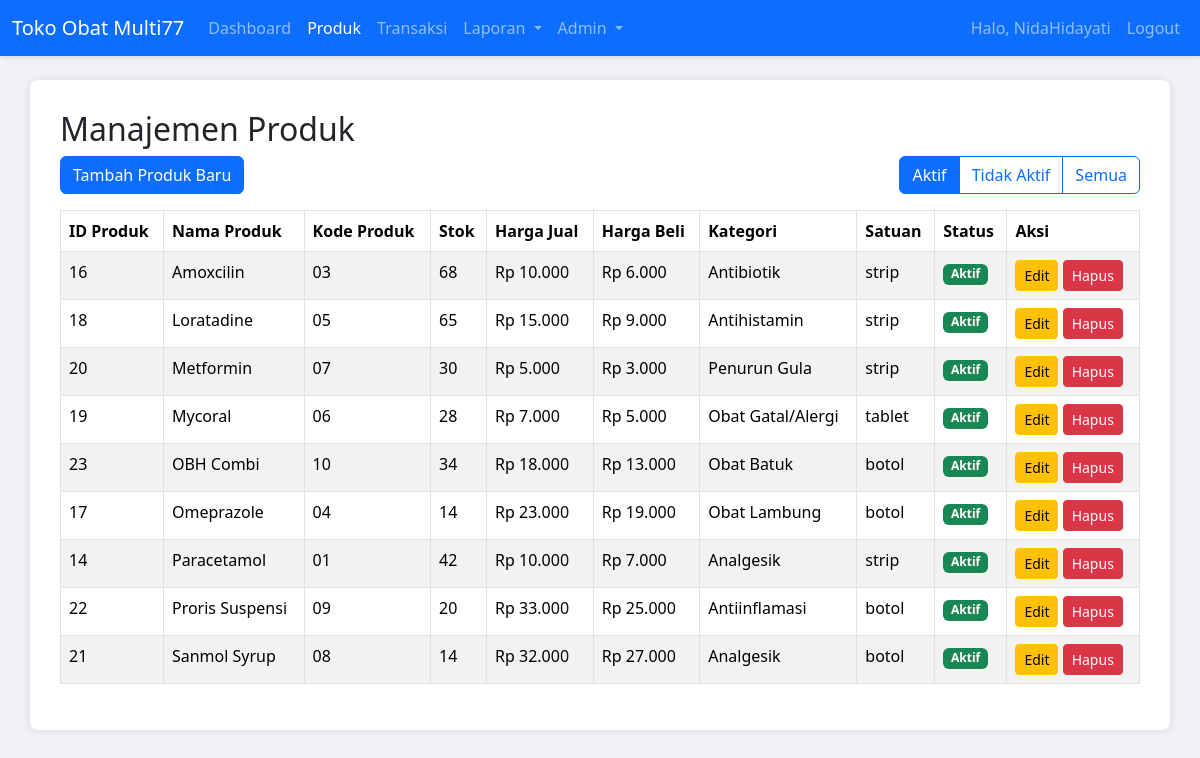
Screenshot of /products.php (signed in) with the database file from the repository.
### tables this page shows
CREATE TABLE `products` (
  `product_id` int(11) NOT NULL,
  `product_name` varchar(255) NOT NULL,
  `category_id` int(11) NOT NULL,
  `product_price` decimal(10,2) DEFAULT NULL,
  `product_stock` int(11) DEFAULT NULL,
  `unit_id` int(11) NOT NULL,
  `created_by` int(11) DEFAULT NULL,
  `is_active` tinyint(1) NOT NULL DEFAULT 1,
  `updated_by` int(11) DEFAULT NULL,
  `supplier_id` int(11) DEFAULT NULL,
  `selling_price` decimal(10,2) NOT NULL,
  `min_stock` int(11) DEFAULT 10,
  `expiration_date` date DEFAULT NULL,
  `created_at` timestamp NOT NULL DEFAULT current_timestamp(),
  `updated_at` timestamp NOT NULL DEFAULT current_timestamp() ON UPDATE current_timestamp(),
  `image` varchar(255) DEFAULT NULL,
  `product_purchase_price` decimal(10,2) DEFAULT 0.00,
  `product_code` varchar(20) DEFAULT NULL,
  `product_description` text DEFAULT NULL
);

CREATE TABLE `categories` (
  `category_id` int(11) NOT NULL,
  `category_name` varchar(100) NOT NULL,
  `description` text DEFAULT NULL,
  `created_at` timestamp NOT NULL DEFAULT current_timestamp(),
  `updated_at` timestamp NOT NULL DEFAULT current_timestamp() ON UPDATE current_timestamp()
);

CREATE TABLE `units` (
  `unit_id` int(11) NOT NULL,
  `unit_name` varchar(50) NOT NULL,
  `description` text DEFAULT NULL,
  `created_at` timestamp NOT NULL DEFAULT current_timestamp(),
  `updated_at` timestamp NOT NULL DEFAULT current_timestamp() ON UPDATE current_timestamp()
);

### products.php (the view, shortened to what this page needs)
<?php
require_once 'config/database.php';
$status_filter = $_GET['status'] ?? 'active';
$where_clause = "";
if ($status_filter == 'active') {
    $where_clause = " WHERE p.is_active = 1";
} elseif ($status_filter == 'inactive') {
    $where_clause = " WHERE p.is_active = 0";
}
$sql = "SELECT p.*, c.category_name, u.unit_name
        FROM products p
        LEFT JOIN categories c ON p.category_id = c.category_id
        LEFT JOIN units u ON p.unit_id = u.unit_id
        $where_clause
        ORDER BY p.product_name ASC";
$result = $conn->query($sql);
?>
<!DOCTYPE html>
<html lang="en">
<head>
    <link href="https://cdn.jsdelivr.net/npm/bootstrap@5.3.3/dist/css/bootstrap.min.css" rel="stylesheet">
</head>
<body>
    <nav class="navbar navbar-expand-lg navbar-dark bg-primary">
        <div class="container-fluid">
            <a class="navbar-brand" href="dashboard.php">Toko Obat Multi77</a>
            <div class="collapse navbar-collapse" id="navbarNav">
                <ul class="navbar-nav me-auto mb-2 mb-lg-0">
                    <li class="nav-item">
                        <a class="nav-link" href="dashboard.php">Dashboard</a>
                    </li>
                    <li class="nav-item">
                        <a class="nav-link active" aria-current="page" href="products.php">Produk</a>
                    </li>
                    <li class="nav-item">
                        <a class="nav-link" href="transactions.php">Transaksi</a>
                    </li>
                    <li class="nav-item dropdown">
                        <a class="nav-link dropdown-toggle" href="#" id="reportsDropdown" role="button" data-bs-toggle="dropdown" aria-expanded="false">
                            Laporan
                        </a>
                    </li>
                    <?php if (isset($_SESSION['role_id']) && $_SESSION['role_id'] == 1): ?>
                    <li class="nav-item dropdown">
                        <a class="nav-link dropdown-toggle" href="#" id="navbarAdminDropdown" role="button" data-bs-toggle="dropdown" aria-expanded="false">
                            Admin
                        </a>
                    </li>
                    <?php endif; ?>
                </ul>
                <ul class="navbar-nav">
                    <li class="nav-item">
                        <a class="nav-link" href="#">Halo, <?php echo htmlspecialchars($_SESSION['username']); ?></a>
                    </li>
                    <li class="nav-item">
                        <a class="nav-link" href="logout.php">Logout</a>
                    </li>
                </ul>
            </div>
        </div>
    </nav>
    <div class="container mt-4">
        <h2>Manajemen Produk</h2>
        <div class="d-flex justify-content-between align-items-center mb-3">
            <a href="add_product.php" class="btn btn-primary">Tambah Produk Baru</a>
            <div class="btn-group" role="group" aria-label="Filter produk">
                <a href="products.php?status=active" class="btn <?php echo ($status_filter == 'active') ? 'btn-primary' : 'btn-outline-primary'; ?>">Aktif</a>
                <a href="products.php?status=inactive" class="btn <?php echo ($status_filter == 'inactive') ? 'btn-primary' : 'btn-outline-primary'; ?>">Tidak Aktif</a>
                <a href="products.php?status=all" class="btn <?php echo ($status_filter == 'all') ? 'btn-primary' : 'btn-outline-primary'; ?>">Semua</a>
            </div>
        </div>
        <div class="table-responsive">
            <table class="table table-striped table-bordered table-hover">
                <thead>
                    <tr>
                        <th>ID Produk</th>
                        <th>Nama Produk</th>
                        <th>Kode Produk</th>
                        <th>Stok</th>
                        <th>Harga Jual</th>
                        <th>Harga Beli</th>
                        <th>Kategori</th>
                        <th>Satuan</th>
                        <th>Status</th> <th>Aksi</th>
                    </tr>
                </thead>
                <tbody>
                    <?php
                    if ($result && $result->num_rows > 0) {
                        while($row = $result->fetch_assoc()) {
                            ?>
                            <tr>
                                <td><?php echo htmlspecialchars($row['product_id']); ?></td>
                                <td><?php echo htmlspecialchars($row['product_name']); ?></td>
                                <td><?php echo htmlspecialchars($row['product_code']); ?></td>
                                <td><?php echo htmlspecialchars($row['product_stock']); ?></td>
                                <td>Rp <?php echo number_format($row['product_price'], 0, ',', '.'); ?></td>
                                <td>Rp <?php echo number_format($row['product_purchase_price'], 0, ',', '.'); ?></td>
                                <td><?php echo htmlspecialchars($row['category_name']); ?></td>
                                <td><?php echo htmlspecialchars($row['unit_name']); ?></td>
                                <td>
                                    <?php
                                    if ($row['is_active'] == 1) {
                                        echo '<span class="badge bg-success">Aktif</span>';
                                    } else {
                                        echo '<span class="badge bg-danger">Tidak Aktif</span>';
                                    }
                                    ?>
                                </td>
                                <td>
                                    <a href="edit_product.php?id=<?php echo $row['product_id']; ?>" class="btn btn-warning btn-sm">Edit</a>
                                    <a href="delete_product.php?id=<?php echo $row['product_id']; ?>" class="btn btn-danger btn-sm" onclick="return confirm('Anda yakin ingin menghapus atau menonaktifkan produk ini? Tindakan ini tidak dapat dibatalkan untuk penghapusan permanen.');">Hapus</a>
                                </td>
                            </tr>
                            <?php
                        }
                    } else {
                        ?>
                        <tr>
                            <td colspan="10" class="text-center">Belum ada produk.</td>
                        </tr>
                        <?php
                    }
                    ?>
                </tbody>
            </table>
        </div>
    </div>
</body>
</html>

### products.php (style rules this page uses)
body { background-color: #f0f2f5; }
.navbar { box-shadow: 0 2px 4px rgba(0,0,0,.1); }
.container { background-color: #fff; padding: 30px; border-radius: 8px; box-shadow: 0 0 10px rgba(0,0,0,0.1); }

### rows the page displays
products: product_id "16", product_name "Amoxcilin", product_code "03", product_stock "68", product_price "10.000", product_purchase_price "6.000", category.category_name "Antibiotik", unit.unit_name "strip", is_active "Aktif"
products: product_id "18", product_name "Loratadine", product_code "05", product_stock "65", product_price "15.000", product_purchase_price "9.000", category.category_name "Antihistamin", unit.unit_name "strip", is_active "Aktif"
products: product_id "20", product_name "Metformin", product_code "07", product_stock "30", product_price "5.000", product_purchase_price "3.000", category.category_name "Penurun Gula", unit.unit_name "strip", is_active "Aktif"
products: product_id "19", product_name "Mycoral", product_code "06", product_stock "28", product_price "7.000", product_purchase_price "5.000", category.category_name "Obat Gatal/Alergi", unit.unit_name "tablet", is_active "Aktif"
products: product_id "23", product_name "OBH Combi", product_code "10", product_stock "34", product_price "18.000", product_purchase_price "13.000", category.category_name "Obat Batuk", unit.unit_name "botol", is_active "Aktif"
products: product_id "17", product_name "Omeprazole", product_code "04", product_stock "14", product_price "23.000", product_purchase_price "19.000", category.category_name "Obat Lambung", unit.unit_name "botol", is_active "Aktif"
products: product_id "14", product_name "Paracetamol", product_code "01", product_stock "42", product_price "10.000", product_purchase_price "7.000", category.category_name "Analgesik", unit.unit_name "strip", is_active "Aktif"
products: product_id "22", product_name "Proris Suspensi", product_code "09", product_stock "20", product_price "33.000", product_purchase_price "25.000", category.category_name "Antiinflamasi", unit.unit_name "botol", is_active "Aktif"
products: product_id "21", product_name "Sanmol Syrup", product_code "08", product_stock "14", product_price "32.000", product_purchase_price "27.000", category.category_name "Analgesik", unit.unit_name "botol", is_active "Aktif"

### other values shown
$_SESSION['username'] "NidaHidayati"
